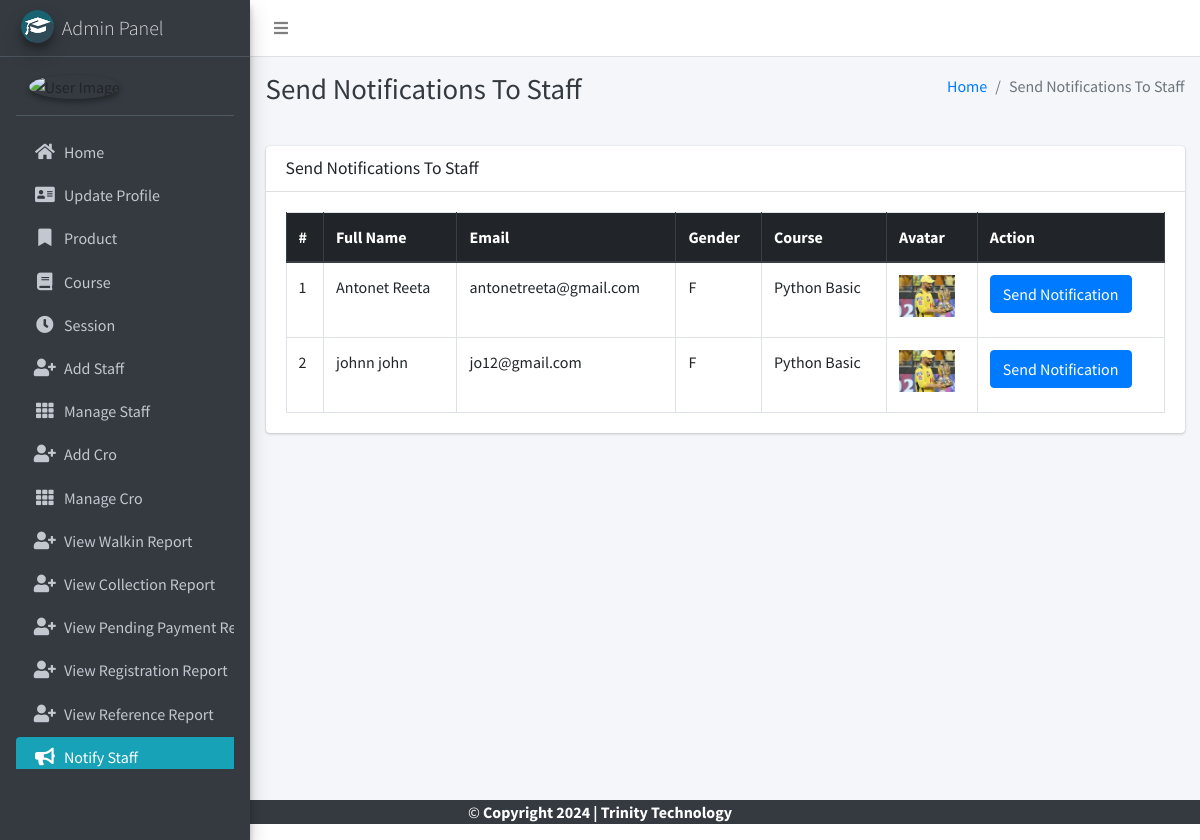
The page /admin_notify_staff (signed in) on the database its author committed.
### main_app/models.py (models this page shows, shortened)
class CustomUser(AbstractUser):
    USER_TYPE = ((1, "HOD"), (2, "Staff"), (3, "Cro"), (4, "Stu"))
    GENDER = [("M", "Male"), ("F", "Female")]
    username = None  # Removed username, using email instead
    email = models.EmailField(unique=True)
    user_type = models.CharField(default=1, choices=USER_TYPE, max_length=1)
    gender = models.CharField(max_length=1, choices=GENDER)
    profile_pic = models.ImageField()
    address = models.TextField()
    fcm_token = models.TextField(default="")  # For firebase notifications
    created_at = models.DateTimeField(auto_now_add=True)
    updated_at = models.DateTimeField(auto_now=True)
    USERNAME_FIELD = "email"
    REQUIRED_FIELDS = []
    objects = CustomUserManager()
    def __str__(self):
        return self.first_name +" "+  self.last_name

class Staff(models.Model):
    course = models.ForeignKey(Course, on_delete=models.DO_NOTHING, null=True, blank=False)
    admin = models.OneToOneField(CustomUser, on_delete=models.CASCADE)

class Course(models.Model):
    name = models.CharField(max_length=120)
    created_at = models.DateTimeField(auto_now_add=True)
    updated_at = models.DateTimeField(auto_now=True)

### main_app/hod_views.py (the view)
# urls.py: path("admin_notify_staff", hod_views.admin_notify_staff,
def admin_notify_staff(request):
    staff = CustomUser.objects.filter(user_type=2)
    context = {
        'page_title': "Send Notifications To Staff",
        'allStaff': staff
    }
    return render(request, "hod_template/staff_notification.html", context)

### main_app/templates/hod_template/staff_notification.html (shortened to what this page needs)
{% extends 'main_app/base.html' %}
{% load static %}
{% block page_title %}{{page_title}}{% endblock page_title %}
{% block content %}
<section class="content">
    <div class="container-fluid">
        <div class="row">
            <div class="col-md-12">
                <div class="card">
                    <div class="card-header">
                        <h3 class="card-title">{{page_title}}</h3>
                    </div>
                    <div class="card-body">
                        <table id="example2" class="table table-bordered table-hover">
                            <thead class="thead-dark">
                                <tr>
                                    <th>#</th>
                                    <th>Full Name</th>
                                    <th>Email</th>
                                    <th>Gender</th>
                                    <th>Course</th>
                                    <th>Avatar</th>
                                    <th>Action</th>
                                </tr>
                            </thead>
                            <tbody>
                                {% for staff in allStaff %}
                                <tr>
                                    <td>{{ forloop.counter }}</td>
                                    <td>{{staff.first_name}} {{staff.last_name}}</td>
                                    <td>{{staff.email}}</td>
                                    <td>{{staff.gender}}</td>
                                    <td>{{staff.staff.course.name}}</td>
                                    <td>
                                        {% if staff.profile_pic == ""  %}
                                        No Image
                                        {% else %}
                                        <img class="img img-fluid mb-2" height="56" width="56"
                                            src="{{staff.profile_pic}}" alt="">
                                        {% endif %}
                                    </td>
                                    <td><button data-toggle = "modal" data-target = "#myModal"class="btn btn-primary show_notification" value="{{staff.id}}">Send Notification</button>
                                    </td>
                                </tr>
                                {% endfor %}
                            </tbody>
                        </table>
                    </div>
                </div>
            </div>
        </div>
    </div>
</section>
{% endblock content %}

### rows shown on the page
CustomUser: first_name "Antonet", last_name "Reeta", email "antonetreeta@gmail.com", gender "F", staff.course.name "Python Basic", profile_pic (picture)
CustomUser: first_name "johnn", last_name "john", email "jo12@gmail.com", gender "F", staff.course.name "Python Basic", profile_pic (picture)

### other values the page prints
{{ page_title }} "Send Notifications To Staff"
